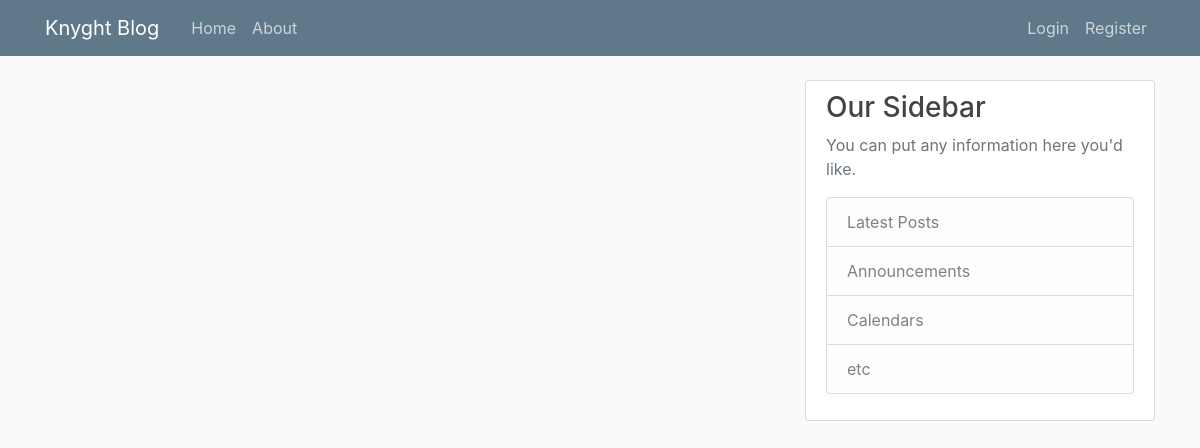
/home, run on an earlier commit of the app's database.
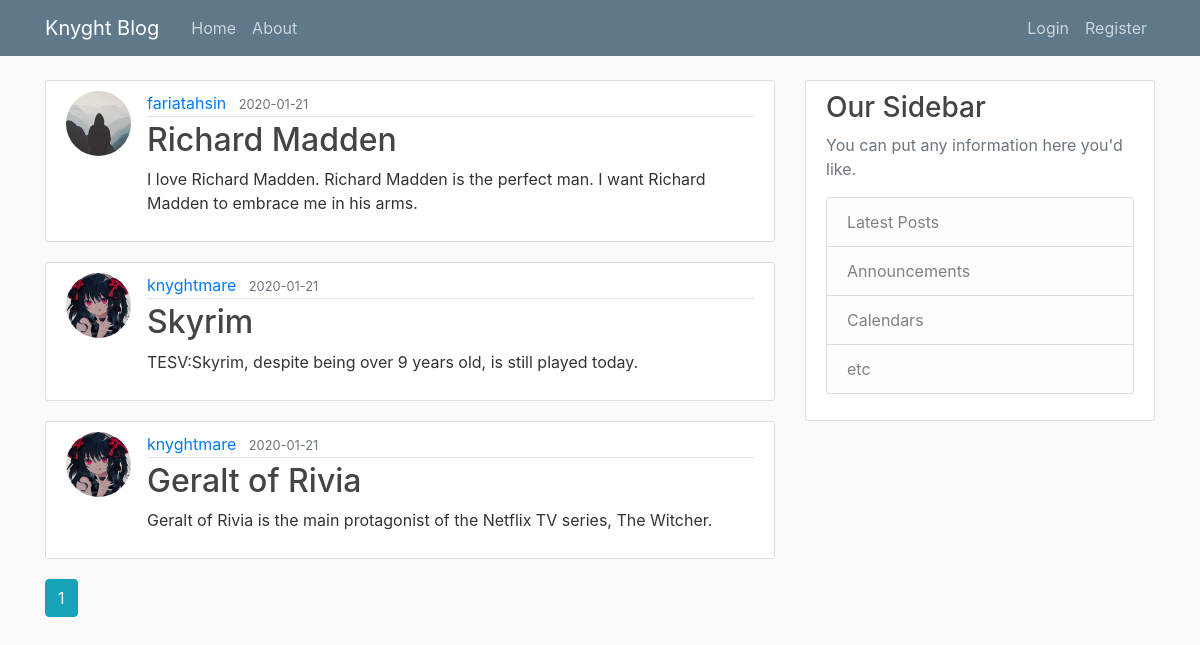
And on a later commit of the database.
### knyghtblog/models.py (models this page shows, shortened)
class Post(db.Model):
    id = db.Column(db.Integer, primary_key=True)
    title = db.Column(db.String(100), nullable=False)
    date_posted = db.Column(db.DateTime, nullable=False, default=datetime.utcnow)
    content = db.Column(db.Text, nullable=False)
    user_id = db.Column(db.Integer, db.ForeignKey('user.id'), nullable=False)

class User(db.Model, UserMixin):
    id = db.Column(db.Integer, primary_key=True)
    username = db.Column(db.String(20), unique=True, nullable=False)
    email = db.Column(db.String(120), unique=True, nullable=False)
    image_file = db.Column(db.String(20), nullable=False, default='default.jpg')
    password = db.Column(db.String(60), nullable=False)
    posts = db.relationship('Post', backref='author', lazy=True)

### knyghtblog/main/routes.py (the view)
@main.route("/")
@main.route("/home")
def home():
    page = request.args.get('page', 1, type=int)
    posts = Post.query.order_by(Post.date_posted.desc()).paginate(page=page, per_page=5)
    return render_template('home.html', posts=posts)

### knyghtblog/templates/home.html
{% extends "layout.html" %}
{% block content %}
    {% for post in posts.items %}
        <article class="media content-section">
          <img class="rounded-circle article-img" src="{{ url_for('static', filename='profile_pics/' + post.author.image_file) }}">
          <div class="media-body">
            <div class="article-metadata">
              <a class="mr-2" href="{{ url_for('users.user_posts', username=post.author.username) }}">{{ post.author.username }}</a>
              <small class="text-muted">{{ post.date_posted.strftime('%Y-%m-%d') }}</small>
            </div>
            <h2><a class="article-title" href="{{ url_for('posts.post', post_id=post.id) }}">{{ post.title }}</a></h2>
            <p class="article-content">{{ post.content }}</p>
          </div>
        </article>
    {% endfor %}
    {% for page_num in posts.iter_pages(left_edge=1, right_edge=1, left_current=1, right_current=2) %}
      {% if page_num %}
        {% if posts.page == page_num %}
          <a class="btn btn-info mb-4" href="{{ url_for('main.home', page=page_num) }}">{{ page_num }}</a>
        {% else %}
          <a class="btn btn-outline-info mb-4" href="{{ url_for('main.home', page=page_num) }}">{{ page_num }}</a>
        {% endif %}
      {% else %}
        ...
      {% endif %}
    {% endfor %}
{% endblock content %}

What changed in the data, as far as the page shows it:
added Post: image_file (placeholder picture), author.username "fariatahsin", date_posted "2020-01-21", title "Richard Madden", content "I love Richard Madden. Richard Madden is the perfect man. I want Richard Madden to embrace me in his arms."
added Post: image_file (picture), author.username "knyghtmare", date_posted "2020-01-21", title "Skyrim", content "TESV:Skyrim, despite being over 9 years old, is still played today."
added Post: image_file (picture), author.username "knyghtmare", date_posted "2020-01-21", title "Geralt of Rivia", content "Geralt of Rivia is the main protagonist of the Netflix TV series, The Witcher."
Also different on the page:
new list line: "1"
